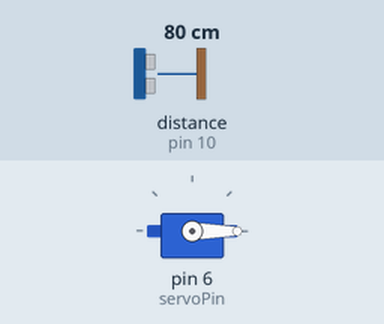
This sketch was run on a simulated Arduino Uno, built with avr-gcc and run on an emulated ATmega328P. Shown: servo. Wiring (inferred from the names in the program): ultrasonic range finder: trigger pin 9; echo pin 10. The test bench sets the inputs (shaded band); at power-on: distance to the obstacle (sensor on pin 10) 80 cm. The echo pulse lasts 58.3 µs per cm; what the sketch prints to the serial monitor is not drawn.

Above: at 0.05 s.
Timing chart, 0 to 4.2 s (numbered marks = the images above):
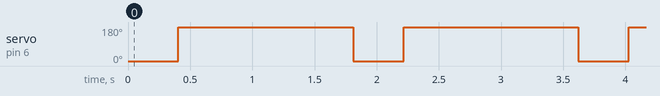

The sketch:

Day08_Servo_Scannig.ino
```cpp
#include <Servo.h>

#define trigPin 9
#define echoPin 10
#define servoPin 6

Servo myServo;

long duration;
int distance;
int leftDistance;
int rightDistance;

int measureDistance() {
  digitalWrite(trigPin, LOW);
  delayMicroseconds(2);
  digitalWrite(trigPin, HIGH);
  delayMicroseconds(10);
  digitalWrite(trigPin, LOW);

  duration = pulseIn(echoPin, HIGH);
  return duration * 0.034 / 2;
}

void setup() {
  pinMode(trigPin, OUTPUT);
  pinMode(echoPin, INPUT);
  Serial.begin(9600);

  myServo.attach(servoPin);
  myServo.write(90);
}

void loop() {
  // Look left
  myServo.write(0);
  delay(400);
  leftDistance = measureDistance();

  // Look right
  myServo.write(180);
  delay(400);
  rightDistance = measureDistance();

  // Decide
  if (leftDistance > rightDistance) {
    myServo.write(0);   // turn left
  } else {
    myServo.write(180); // turn right
  }

  Serial.print("Left: ");
  Serial.print(leftDistance);
  Serial.print(" cm | Right: ");
  Serial.print(rightDistance);
  Serial.println(" cm");

  delay(1000);
}
```

Measured:
- by itself, servo on pin 6 (servoPin): alternates 180° for 1.4 s and 0° for 0.41 s
